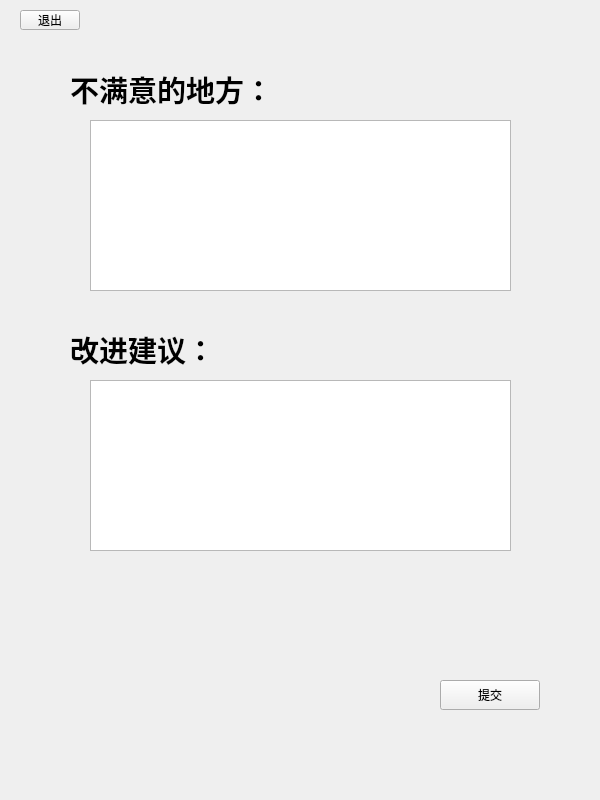
<?xml version="1.0" encoding="UTF-8"?>
<ui version="4.0">
 <class>complaints</class>
 <widget class="QWidget" name="complaints">
  <property name="geometry">
   <rect>
    <x>0</x>
    <y>0</y>
    <width>600</width>
    <height>800</height>
   </rect>
  </property>
  <property name="windowTitle">
   <string>Form</string>
  </property>
  <widget class="QPushButton" name="pushButton_8">
   <property name="geometry">
    <rect>
     <x>440</x>
     <y>680</y>
     <width>100</width>
     <height>30</height>
    </rect>
   </property>
   <property name="minimumSize">
    <size>
     <width>100</width>
     <height>30</height>
    </size>
   </property>
   <property name="maximumSize">
    <size>
     <width>100</width>
     <height>30</height>
    </size>
   </property>
   <property name="text">
    <string>提交</string>
   </property>
  </widget>
  <widget class="QTextEdit" name="textEdit">
   <property name="geometry">
    <rect>
     <x>90</x>
     <y>120</y>
     <width>421</width>
     <height>171</height>
    </rect>
   </property>
  </widget>
  <widget class="QPushButton" name="pushButton_2">
   <property name="geometry">
    <rect>
     <x>20</x>
     <y>10</y>
     <width>60</width>
     <height>20</height>
    </rect>
   </property>
   <property name="minimumSize">
    <size>
     <width>60</width>
     <height>20</height>
    </size>
   </property>
   <property name="maximumSize">
    <size>
     <width>60</width>
     <height>20</height>
    </size>
   </property>
   <property name="text">
    <string>退出</string>
   </property>
  </widget>
  <widget class="QLabel" name="label_7">
   <property name="geometry">
    <rect>
     <x>70</x>
     <y>60</y>
     <width>200</width>
     <height>60</height>
    </rect>
   </property>
   <property name="minimumSize">
    <size>
     <width>200</width>
     <height>60</height>
    </size>
   </property>
   <property name="text">
    <string>&lt;html&gt;&lt;head/&gt;&lt;body&gt;&lt;p&gt;&lt;span style=&quot; font-size:22pt; font-weight:700;&quot;&gt;不满意的地方：&lt;/span&gt;&lt;/p&gt;&lt;/body&gt;&lt;/html&gt;</string>
   </property>
  </widget>
  <widget class="QTextEdit" name="textEdit_2">
   <property name="geometry">
    <rect>
     <x>90</x>
     <y>380</y>
     <width>421</width>
     <height>171</height>
    </rect>
   </property>
  </widget>
  <widget class="QLabel" name="label_8">
   <property name="geometry">
    <rect>
     <x>70</x>
     <y>320</y>
     <width>200</width>
     <height>60</height>
    </rect>
   </property>
   <property name="minimumSize">
    <size>
     <width>200</width>
     <height>60</height>
    </size>
   </property>
   <property name="text">
    <string>&lt;html&gt;&lt;head/&gt;&lt;body&gt;&lt;p&gt;&lt;span style=&quot; font-size:22pt; font-weight:700;&quot;&gt;改进建议：&lt;/span&gt;&lt;/p&gt;&lt;/body&gt;&lt;/html&gt;</string>
   </property>
  </widget>
 </widget>
 <resources/>
 <connections/>
</ui>
